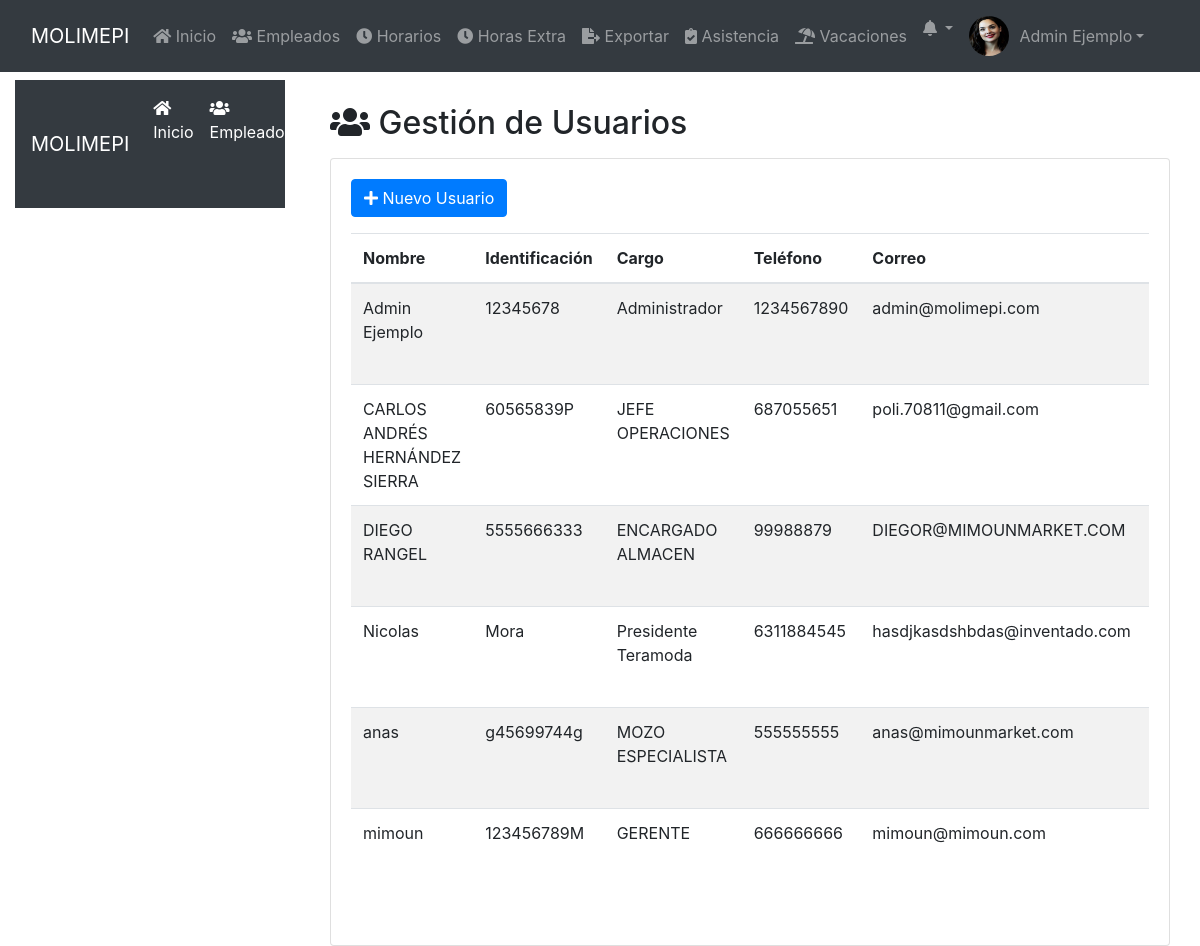
The app's page /public/usuarios.php (signed in) with its own data.
### tables this page shows
CREATE TABLE `usuarios` (
  `ID` int(11) NOT NULL,
  `nombre` varchar(100) NOT NULL,
  `identificacion` varchar(50) NOT NULL,
  `cargo` varchar(50) NOT NULL,
  `telefono` varchar(20) DEFAULT NULL,
  `correo` varchar(100) DEFAULT NULL,
  `nickname` varchar(50) NOT NULL,
  `password` varchar(255) DEFAULT NULL,
  `rol` enum('Administrador','Empleado') DEFAULT 'Empleado',
  `imagen` varchar(255) DEFAULT 'imgs/nofoto.png',
  `fecha_registro` timestamp NOT NULL DEFAULT current_timestamp(),
  `cambio_password` tinyint(1) DEFAULT 0
);

### public/includes/auth.php (called while the page is built, shortened)
<?php
function esAdmin() {
    return isset($_SESSION['rol']) && $_SESSION['rol'] === 'Administrador';
}
?>

### public/usuarios.php (the view, shortened to what this page needs)
<?php
require_once '../config/database.php';
$stmt = $pdo->prepare("SELECT * FROM usuarios");
$stmt->execute();
$usuarios = $stmt->fetchAll(PDO::FETCH_ASSOC);
?>
<!DOCTYPE html>
<html lang="es">
<?php include 'head.php'; ?>
<body>
    <?php include 'navbar.php'; ?>
    <div class="container-fluid">
        <div class="row">
            <div class="col-md-3">
                <?php include 'sidebar.php'; ?>
            </div>
            <div class="col-md-9">
                <div class="container mt-4">
                    <h2><i class="fas fa-users"></i> Gestión de Usuarios</h2>
                    <div class="card mt-3">
                        <div class="card-body">
                            <button class="btn btn-primary mb-3" data-toggle="modal" data-target="#nuevoUsuarioModal">
                                <i class="fas fa-plus"></i> Nuevo Usuario
                            </button>
                            <table class="table table-striped table-responsive">
                                <thead>
                                    <tr>
                                        <th>Nombre</th>
                                        <th>Identificación</th>
                                        <th>Cargo</th>
                                        <th>Teléfono</th>
                                        <th>Correo</th>
                                        <th>Rol</th>
                                    </tr>
                                </thead>
                                <tbody>
                                    <?php foreach ($usuarios as $usuario): ?>
                                    <tr>
                                        <td><?php echo $usuario['nombre']; ?></td>
                                        <td><?php echo $usuario['identificacion']; ?></td>
                                        <td><?php echo $usuario['cargo']; ?></td>
                                        <td><?php echo $usuario['telefono']; ?></td>
                                        <td><?php echo $usuario['correo']; ?></td>
                                        <td><?php echo $usuario['rol']; ?></td>
                                    </tr>
                                    <?php endforeach; ?>
                                </tbody>
                            </table>
                        </div>
                    </div>
                </div>
            </div>
        </div>
    </div>
</body>
</html>

### public/navbar.php (shortened to what this page needs)
<?php
require_once '../config/database.php';
require_once 'includes/auth.php';
$usuario_id = obtenerIdUsuario();
$es_admin = esAdmin();
$stmt = $pdo->prepare("SELECT nombre, imagen FROM usuarios WHERE ID = :id");
$stmt->execute(['id' => $usuario_id]);
$usuario = $stmt->fetch(PDO::FETCH_ASSOC);
$imagenPerfil = (!empty($usuario['imagen']) && file_exists("../" . $usuario['imagen'])) ? "../" . $usuario['imagen'] : '../public/imgs/nofoto.png';
?>
<nav class="navbar navbar-expand-lg navbar-dark bg-dark fixed-top">
    <div class="container-fluid">
        <a class="navbar-brand" href="dashboard.php">MOLIMEPI</a>
        <div class="collapse navbar-collapse" id="navbarNav">
            <ul class="navbar-nav me-auto mb-2 mb-lg-0">
                <li class="nav-item">
                    <a class="nav-link" href="dashboard.php"><i class="fas fa-home"></i> Inicio</a>
                </li>
                <?php if ($es_admin): ?>
                    <li class="nav-item">
                        <a class="nav-link" href="empleados.php"><i class="fas fa-users"></i> Empleados</a>
                    </li>
                    <li class="nav-item">
                        <a class="nav-link" href="horarios.php"><i class="fas fa-clock"></i> Horarios</a>
                    </li>
                    <li class="nav-item">
                        <a class="nav-link" href="hrs_extras.php"><i class="fas fa-clock"></i> Horas Extra</a>
                    </li>
                    <li class="nav-item">
                        <a class="nav-link" href="exportar.php"><i class="fas fa-file-export"></i> Exportar</a>
                    </li>
                <?php endif; ?>
                <li class="nav-item">
                    <a class="nav-link" href="asistencia.php"><i class="fas fa-clipboard-check"></i> Asistencia</a>
                </li>
                <li class="nav-item">
                    <a class="nav-link" href="vacaciones.php"><i class="fas fa-umbrella-beach"></i> Vacaciones</a>
                </li>
            </ul>
            <ul class="navbar-nav ms-auto">
                <li class="nav-item dropdown">
                    <a class="nav-link dropdown-toggle position-relative" href="#" id="notificacionesDropdown" role="button" data-bs-toggle="dropdown" aria-expanded="false">
                        <i class="fas fa-bell"></i>
                    </a>
                </li>
                <li class="nav-item dropdown">
                    <a class="nav-link dropdown-toggle d-flex align-items-center" href="#" id="userDropdown" role="button" data-bs-toggle="dropdown" aria-expanded="false">
                        <img src="<?php echo $imagenPerfil; ?>" class="rounded-circle" style="width: 40px; height: 40px; margin-right: 10px;">
                        <span><?php echo htmlspecialchars($usuario['nombre']); ?></span>
                    </a>
                </li>
            </ul>
        </div>
    </div>
</nav>

### records on screen
usuarios: imagen (picture), nombre "Admin Ejemplo", identificacion "12345678", cargo "Administrador", telefono "1234567890", correo "admin@molimepi.com"
usuarios: nombre "CARLOS ANDRÉS HERNÁNDEZ SIERRA", identificacion "60565839P", cargo "JEFE OPERACIONES", telefono "687055651", correo "poli.70811@gmail.com"
usuarios: nombre "DIEGO RANGEL", identificacion "5555666333", cargo "ENCARGADO ALMACEN", telefono "99988879", correo "DIEGOR@MIMOUNMARKET.COM"
usuarios: nombre "Nicolas", identificacion "Mora", cargo "Presidente Teramoda", telefono "6311884545", correo "hasdjkasdshbdas@inventado.com"
usuarios: nombre "anas", identificacion "g45699744g", cargo "MOZO ESPECIALISTA", telefono "555555555", correo "anas@mimounmarket.com"
usuarios: nombre "mimoun", identificacion "123456789M", cargo "GERENTE", telefono "666666666", correo "mimoun@mimoun.com"
